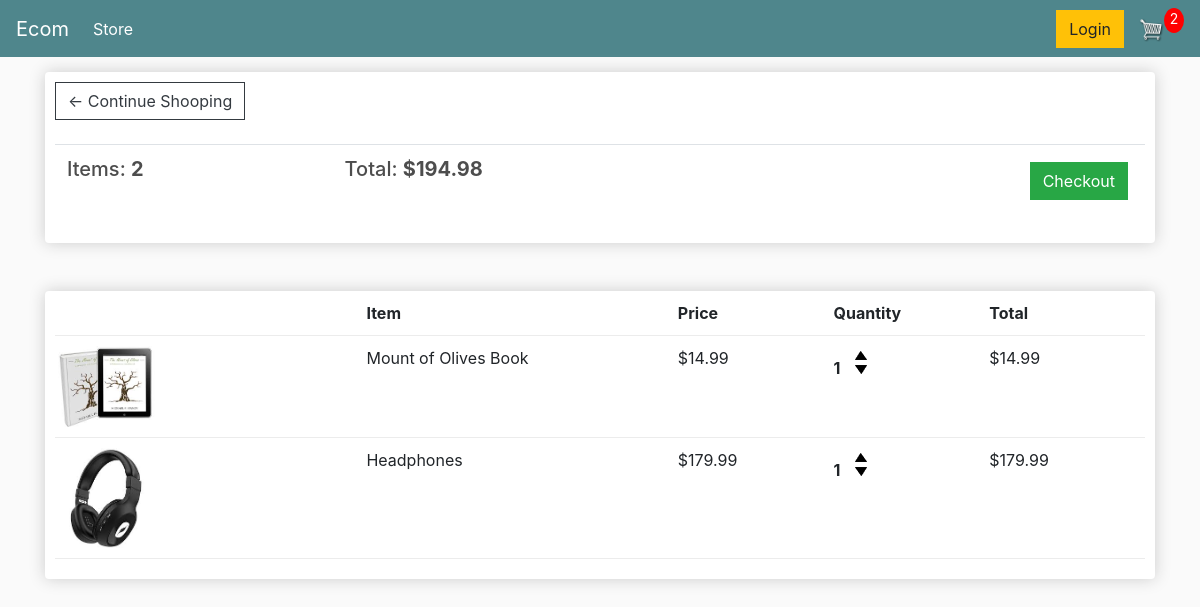
The app's page /cart/ (signed in) with its own data.
### store/models.py (models this page shows, shortened)
class Order(models.Model):
    customer=models.ForeignKey(Customer,on_delete=models.SET_NULL,null=True,blank=True)
    date_ordered=models.DateTimeField(auto_now_add=True)
    complete=models.BooleanField(default=False,null=True,blank=False)
    transaction_id=models.CharField(max_length=50,null=True)
    @property
    def get_cart_total(self):
        orderitems = self.orderitem_set.all()
        total = sum([item.get_total for item in orderitems])
        return total
    @property
    def get_cart_items(self):
        orderitems = self.orderitem_set.all()
        total = sum([item.quantity for item in orderitems])
        return total

class OrderItem(models.Model):
    product=models.ForeignKey(Product,on_delete=models.SET_NULL,null=True,blank=True)
    order=models.ForeignKey(Order,on_delete=models.SET_NULL,null=True,blank=True)
    quantity=models.IntegerField(default=0,null=True,blank=True)
    date_added=models.DateTimeField(auto_now_add=True)
    @property
    def get_total(self):
        total = self.product.price   *  self.quantity
        return total

class Product(models.Model):
    name=models.CharField(max_length=50,null=True)
    price=models.DecimalField(max_digits=7,decimal_places=2)
    digital=models.BooleanField(default=False,null=True,blank=False)
    image=models.ImageField(null=True,blank=True)
    @property
    def imageURL(self):
        try:
            url=self.image.url
        except:
            url=''
        return url

### store/views.py (the view)
# urls.py: path('cart/',views.cart,name='cart'),
def cart(request):
    data=cartData(request)
    cartItems = data['cartItems']
    order = data['order']
    items = data['items']
    context={'items':items,'order':order,'cartItems':cartItems}
    return render(request,'store/cart.html',context)

### store/utils.py (called while the page is built)
def cartData(request):
    if request.user.is_authenticated:
        customer=request.user.customer
        order, created=Order.objects.get_or_create(customer=customer,complete=False)
        items=order.orderitem_set.all()
        cartItems=order.get_cart_items
    else:
        cookieData= cookieCart(request)
        cartItems = cookieData['cartItems']
        order = cookieData['order']
        items = cookieData['items']
    return {'items':items,'order':order,'cartItems':cartItems}

### store/templates/store/cart.html
{% extends 'store/main.html' %}
{% load static %}
{%block content%}
  <div class="row">
    <div class="col-lg-12">
      <div class="box-element">
        <a href="{% url 'store' %}" style="text-decoration:none;" class="btn btn-outline-dark"> &#x2190; Continue Shooping</a>
        <br><br>
        <table class="table">
          <tr>
            <th><h5>Items: <strong>{{order.get_cart_items}}</strong></h5></th>
            <th><h5>Total: <strong>${{order.get_cart_total|floatformat:2}}</strong></h5></th>
            <th><a href="{% url 'checkout' %}" class="btn btn-success" style="float:right;margin:5px"> Checkout</a></th>
          </tr>
        </table>
      </div>
      <br>
      <br>
      <div class="box-element">
        <div class="cart-row">
          <div style="flex:2"></div>
          <div style="flex:2"><strong>Item</strong></div>
          <div style="flex:1"><strong>Price</strong></div>
          <div style="flex:1"><strong>Quantity</strong></div>
          <div style="flex:1"><strong>Total</strong></div>
        </div>
        {% for item in items %}
        <div class="cart-row">
          <div style="flex:2"><img src="{{item.product.imageURL}}" class="row-image" alt=""></div>
          <div style="flex:2">{{item.product.name}}</div>
          <div style="flex:1">${{item.product.price|floatformat:2}}</div>
          <div style="flex:1">
            <p class="quantity">{{item.quantity}}</p>
            <div class="quantity">
              <img data-product={{item.product.id}} data-action="add" src="{% static 'images/arrow-up.png' %}" class="chg-quantity update-cart" alt="">
              <img data-product={{item.product.id}} data-action="remove" src="{% static 'images/arrow-down.png' %}" class="chg-quantity update-cart" alt="">
            </div>
          </div>
            <div style="flex:1">${{item.get_total|floatformat:2}}</div>
        </div>
        {% endfor %}
      </div>
    </div>
  </div>
{%endblock%}

### static/css/main.css (style rules this page uses)
body { background-color: hsl(0, 0%, 98%); }
h1,h2,h3,h4,h5,h6 { color:hsl(0, 0%, 30%); }
.box-element { box-shadow:hsl(0, 0%, 80%) 0 0 16px; background-color: #fff; border-radius: 4px; padding: 10px; }
.col-lg-4, .col-lg-6, .col-lg-8, .col-lg-12 { margin-top: 15px; }
.btn { border-radius: 0; }
.row-image { width: 100px; }
.cart-row { display: flex; align-items: flex-stretch; padding-bottom: 10px; margin-bottom: 10px; border-bottom: 1px solid #ececec; }
.quantity { display: inline-block; font-weight: 700; padding-right:10px; }
.chg-quantity { width: 12px; cursor: pointer; display: block; margin-top: 5px; transition:.1s; }

### records on screen
Order: get_cart_items "2", get_cart_total "194.98"
OrderItem: product.imageURL (picture), product.name "Mount of Olives Book", product.price "14.99", quantity "1", get_total "14.99"
OrderItem: product.imageURL (picture), product.name "Headphones", product.price "179.99", quantity "1", get_total "179.99"

### other values on screen
{{ cartItems }} "2"
